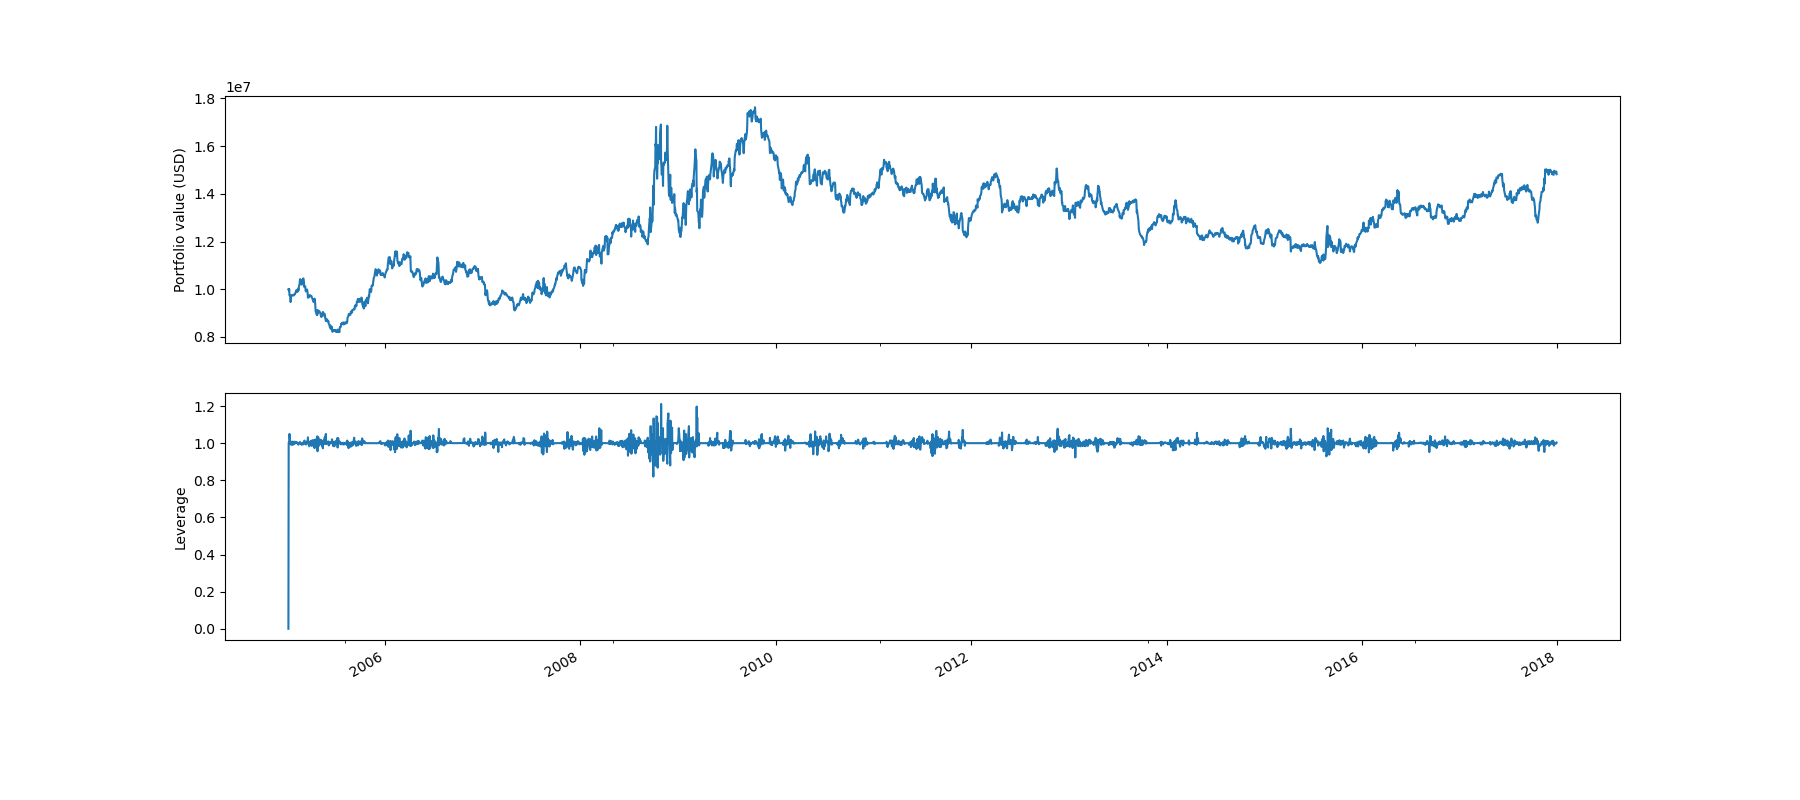

This figure's Python source:
import matplotlib.pyplot as plt
from zipline.api import get_open_orders, order_target_percent, record, symbol, schedule_function
from zipline.utils.events import date_rules
 
def initialize(context): 
    context.assets = {
        'a1': symbol('AAPL'), 
        'a2': symbol('GE'),
        'a3': symbol('WMT')
    }
    context.long_period = 30
    context.short_period = 7
    
    schedule_function(ma_crossover, date_rules.every_day())

def ma_crossover(context, data):
    weight = 1.0 / len(context.assets)
    for sym in context.assets.values():
        hist = data.history(sym, 'price', context.long_period, '1d')
        sma_long = hist.mean()
        sma_short = hist[(-1)*context.short_period:].mean()
        open_orders = get_open_orders()
        if sma_long < sma_short:
            if sym not in open_orders:
                order_target_percent(sym, weight)
        elif sma_long > sma_short:
            if sym not in open_orders:
                order_target_percent(sym, -weight)
    
    record(leverage = context.account.leverage)


def analyze(context=None, results=None):
    ax1 = plt.subplot(211)
    results.portfolio_value.plot(ax=ax1)
    ax1.set_ylabel('Portfolio value (USD)')
    ax2 = plt.subplot(212, sharex=ax1)
    results.leverage.plot()
    ax2.set_ylabel('Leverage')

    plt.gcf().set_size_inches(18, 8)
    plt.show()
